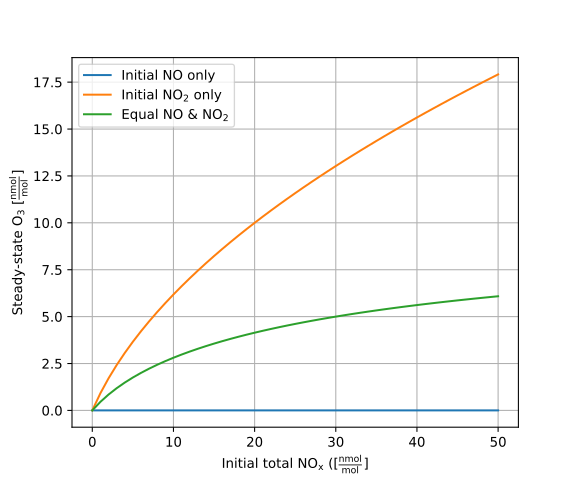

Recreate this plot in Python.
import math
import numpy as np
import pandas as pd
import matplotlib.pyplot as plt

alpha = 10.0 
total_nox_vals = np.arange(0, 51, 1) 

results = []  
for total_nox in total_nox_vals:
    NO0 = total_nox
    NO20 = 0.0
    O30 = 0.0
    O3_ss1 = -0.5*(NO0 - O30 + alpha) + 0.5*math.sqrt((NO0 - O30 + alpha)**2 + 4*alpha*(NO20 + O30))
    NO0 = 0.0
    NO20 = total_nox
    O30 = 0.0
    O3_ss2 = -0.5*(NO0 - O30 + alpha) + 0.5*math.sqrt((NO0 - O30 + alpha)**2 + 4*alpha*(NO20 + O30))
    NO0 = total_nox / 2.0
    NO20 = total_nox / 2.0
    O30 = 0.0
    O3_ss3 = -0.5*(NO0 - O30 + alpha) + 0.5*math.sqrt((NO0 - O30 + alpha)**2 + 4*alpha*(NO20 + O30))
    results.append([total_nox, O3_ss1, O3_ss2, O3_ss3])

df_ss = pd.DataFrame(results, columns=["Total_NOx (nmol/mol)",
                                       "O3_ss_NO_only (nmol/mol)",
                                       "O3_ss_NO2_only (nmol/mol)",
                                       "O3_ss_equal_NO_NO2 (nmol/mol)"])
df_ss.to_csv("steady_state_scenarios.csv", index=False)

plt.figure(figsize=(6,5))
plt.plot(df_ss["Total_NOx (nmol/mol)"], df_ss["O3_ss_NO_only (nmol/mol)"], label="Initial NO only")
plt.plot(df_ss["Total_NOx (nmol/mol)"], df_ss["O3_ss_NO2_only (nmol/mol)"], label="Initial $\\mathregular{NO_2}$ only")
plt.plot(df_ss["Total_NOx (nmol/mol)"], df_ss["O3_ss_equal_NO_NO2 (nmol/mol)"], label="Equal NO & $\\mathregular{NO_2}$")
plt.xlabel("Initial total $\\mathregular{NO_x}$ ($\\mathregular{[\\frac{nmol}{mol}]}$")
plt.ylabel("Steady-state $\\mathregular{O_3}$ $\\mathregular{[\\frac{nmol}{mol}]}$")
plt.legend()
plt.grid(True)
plt.savefig("question_2.svg")